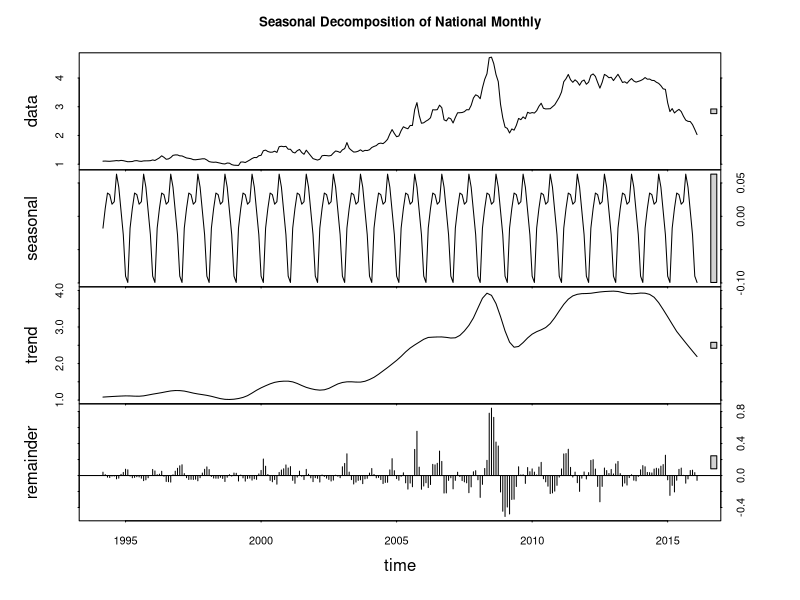
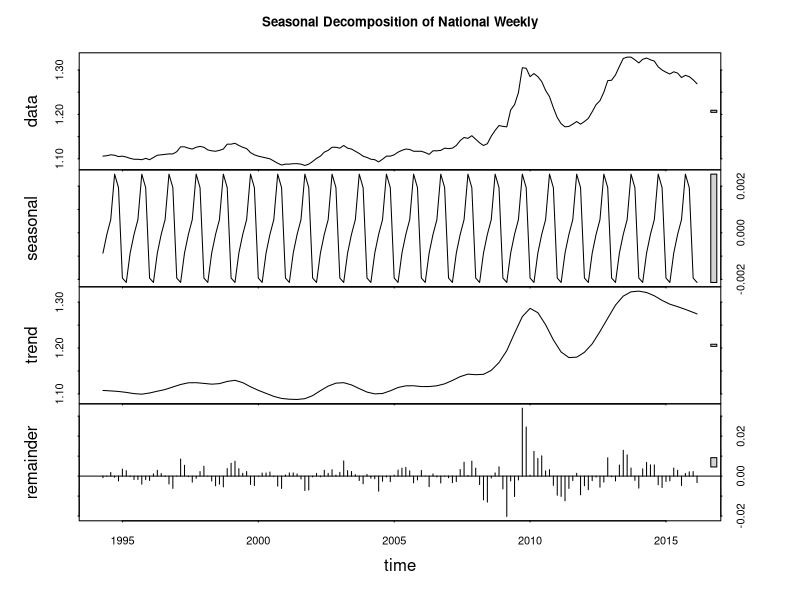
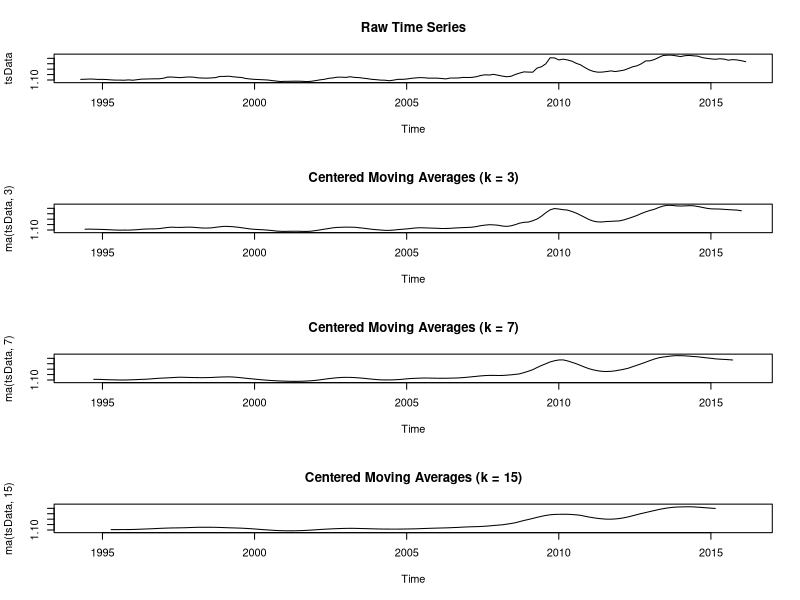
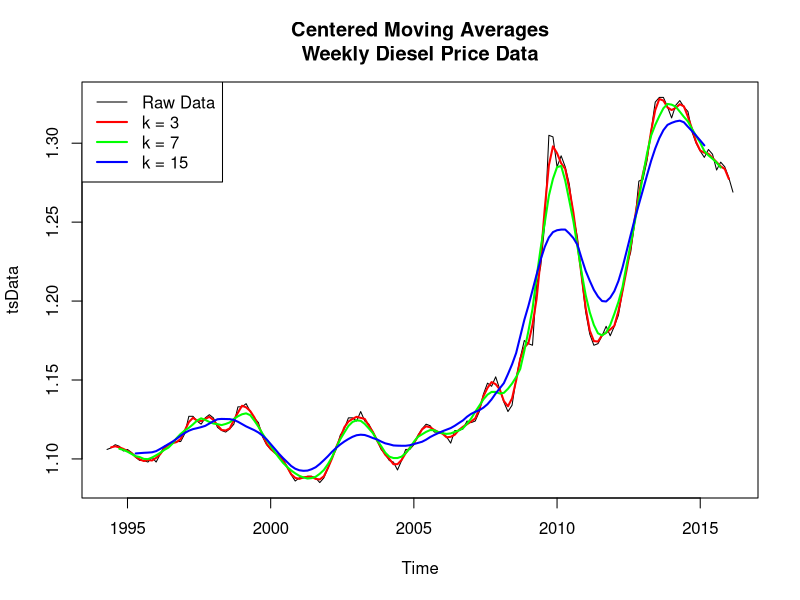
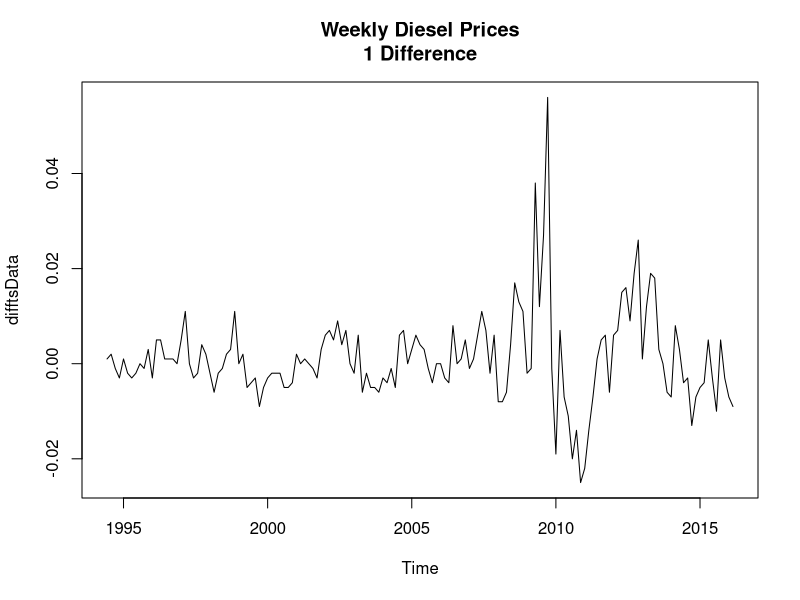
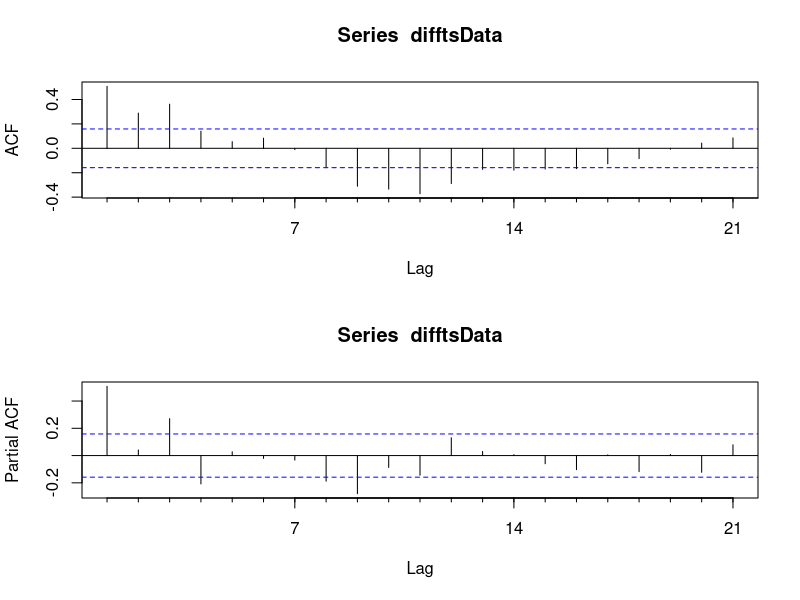
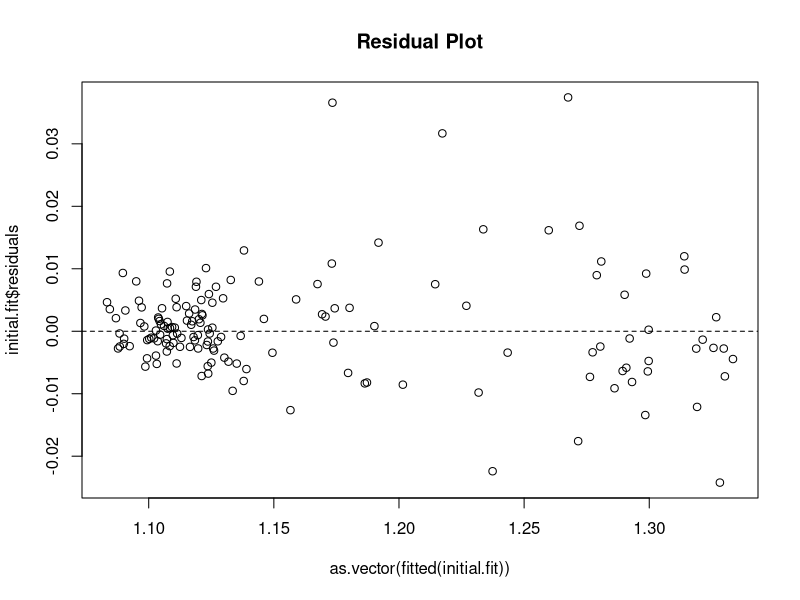
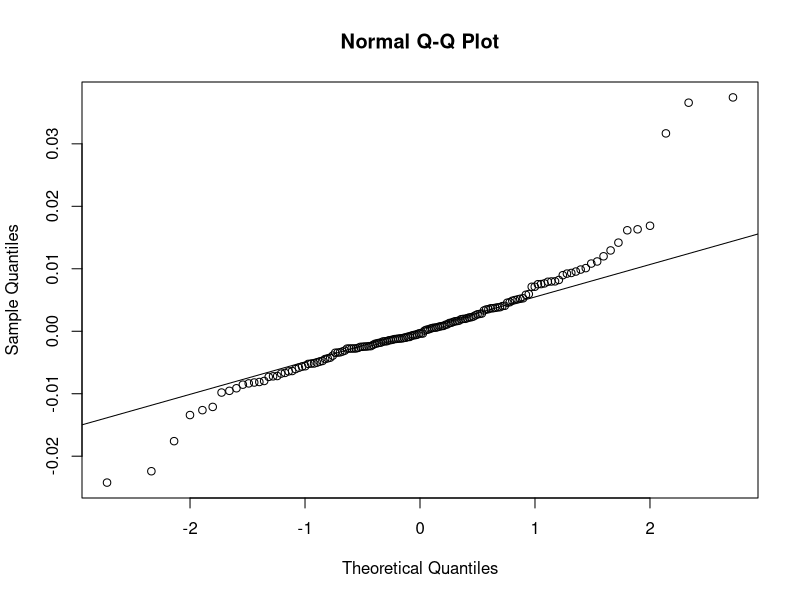

These figures' R source, in order: (Note: this script raises an error after producing the figures.)
library(forecast)
library(tseries)
library(xts)

#setwd("/Users/satishjoshi/DataBootcamp/ipython")
setwd("/Users/satishjoshi/DataBootcamp/bootcamp004_project/Project4-Machinelearning/uwonderiwander")
diesel_data_ts=read.csv("weekly_diesel.csv",  stringsAsFactors=FALSE)

diesel_data_ts$Date <- as.Date(as.character(diesel_data_ts$Date),format="%d-%b-%y")

dates <- diesel_data_ts$Date
national <- diesel_data_ts$EMD_EPD2D_PTE_NUS_DPG
values <- diesel_data_ts[, -1]
weekly <- diesel_data_ts$EMD_EPD2D_PTE_NUS_DPG
diesel_xts <- as.xts(values, order.by = as.Date(dates, "%d-%b-%y"))
diesel_weekly <- as.xts(weekly, order.by = as.Date(dates, "%d-%b-%y"))

diesel_national <- as.xts(national, order.by = as.Date(dates, "%d-%b-%y"))
diesel_national_monthly <- to.monthly(diesel_national)
dim(diesel_national_monthly)
start(diesel_national)
end(diesel_national)
str(diesel_national_monthly)
par(mfrow=c(2,1))



ts_vec = diesel_national_monthly$diesel_national.Open
x = as.matrix(ts_vec)
dim(x)
x = as.vector(unname(x))
tsData = ts(x, start=c(1994, 3), end=c(2016, 2), frequency = 12)
tsData
stl = stl(tsData, "periodic")
plot(stl, main = "Seasonal Decomposition of National Monthly")

x = as.matrix(diesel_national)
x = as.vector(unname(x))
tsData = ts(x, start=c(1994, 3, 21), end=c(2016, 2, 22), frequency = 7)
tsData
class(tsData)
stl = stl(tsData, "periodic")
plot(stl, main = "Seasonal Decomposition of National Weekly")

#Observing the effects of centered moving averages on the Nile dataset.
par(mfrow=c(4,1))

ylim = c(min(tsData), max(tsData))
plot(tsData, main = "Raw Time Series", ylim = ylim)
plot(ma(tsData, 3), main = "Centered Moving Averages (k = 3)", ylim = ylim)
plot(ma(tsData, 7), main = "Centered Moving Averages (k = 7)", ylim = ylim)
plot(ma(tsData, 15), main = "Centered Moving Averages (k = 15)", ylim = ylim)

par(mfrow=c(1,1))

plot(tsData, main = "Centered Moving Averages\nWeekly Diesel Price Data", ylim = ylim)
lines(ma(tsData, 3), col = "red", lwd = 2)
lines(ma(tsData, 7), col = "green", lwd = 2)
lines(ma(tsData, 15), col = "blue", lwd = 2)
legend("topleft",
       c("Raw Data", "k = 3", "k = 7", "k = 15"),
       col = c("black", "red", "green", "blue"),
       lwd = c(1, 2, 2, 2))

ndiffs(tsData)

difftsData = diff(tsData, differences = 1)
plot(difftsData, main = "Weekly Diesel Prices\n1 Difference")

adf.test(difftsData)

# Augmented Dickey-Fuller Test
# 
# data:  difftsData
# Dickey-Fuller = -3.8444, Lag order = 5, p-value = 0.01873
# alternative hypothesis: stationary

par(mfrow=c(2, 1))
Acf(difftsData)
Pacf(difftsData)
par(mfrow=c(1,1))

initial.fit = Arima(tsData, order = c(1, 1, 1))
initial.fit
summary(initial.fit)
(1 - pnorm(abs(initial.fit$coef)/sqrt(diag(initial.fit$var.coef))))*2

plot(as.vector(fitted(initial.fit)), initial.fit$residuals, #Constant variance seems ok.
     main = "Residual Plot")
abline(h = 0, lty = 2)

qqnorm(initial.fit$residuals) #Normality of the errors appears to be fine.
qqline(initial.fit$residuals)

Acf(initial.fit$residuals) #No significant autocorrelations.
Pacf(initial.fit$residuals) #No significant partial autocorrelations.

Box.test(initial.fit$residuals, type = "Ljung-Box")

future.values = forecast(initial.fit, 30, level = c(60, 80, 95))
future.values
plot(future.values)

auto.arima(tsData)

auto.arima(tsData, approximation = FALSE)

# > auto.arima(tsData)
# Series: tsData 
# ARIMA(1,1,4)                    
# 
# Coefficients:
#   ar1     ma1     ma2     ma3     ma4
# -0.6689  1.2725  0.6095  0.5733  0.4510
# s.e.   0.1150  0.1113  0.1282  0.1355  0.0837
# 
# sigma^2 estimated as 5.629e-05:  log likelihood=530.77
# AIC=-1049.55   AICc=-1048.97   BIC=-1031.36
# > auto.arima(tsData, approximation = FALSE)
# Series: tsData 
# ARIMA(4,1,2)(1,0,0)[7] with drift         
# 
# Coefficients:
#   ar1      ar2     ar3      ar4      ma1      ma2    sar1   drift
# 1.0147  -0.0005  0.2682  -0.4134  -0.5632  -0.3353  0.1637  0.0012
# s.e.  0.1588   0.2358  0.1319   0.0761   0.1733   0.1679  0.0935  0.0006
# 
# sigma^2 estimated as 5.441e-05:  log likelihood=533.39
# AIC=-1048.79   AICc=-1047.53   BIC=-1021.51
#https://www.kaggle.com/c/walmart-recruiting-store-sales-forecasting/forums/t/8033/simple-models-and-straight-averages

tsData[is.na(tsData)] <- 0
model <- tslm(tsData ~ trend + season)
fc <- forecast(model)
future.values2 = forecast(fc, 30, level = c(60, 80, 95))
future.values2
plot(future.values2)

                                  

# diesel_xts_monthly <- to.monthly(diesel_xts)
# 
# start(diesel_xts)
# end(diesel_xts)
# summary(diesel_xts)
# plot(diesel_xts)
# 
# start(diesel_xts_monthly)
# end(diesel_xts_monthly)
# summary(diesel_xts_monthly)
# plot(diesel_xts_monthly)
# stl(diesel_xts_monthly)
# 
# stl(diesel_weekly)
# head(as.ts(diesel_weekly))
# as.data.frame(diesel_xts)
# as.data.frame(diesel_xts_monthly)
# 
# # seasonplot(as.ts(diesel_weekly), ylab="$ million", xlab="Year", 
# #            main="Seasonal plot: antidiabetic drug sales", 
# #            year.labels=TRUE, year.labels.left=TRUE, col=1:20, pch=19)
# # monthplot(diesel_weekly,ylab="$ million",xlab="Month",xaxt="n",
# #           main="Seasonal deviation plot: antidiabetic drug sales")
# # axis(1,at=1:12,labels=month.abb,cex=0.8)
# # str(diesel_data_ts)
# plot(jitter(diesel_data_ts$EMD_EPD2D_PTE_NUS_DPG), jitter(diesel_data_ts$EMD_EPD2D_PTE_R10_DPG), xlab="US Average", ylab="East Coast")
# pairs(diesel_data_ts[,-1], pch=19)
# 
# lag.plot(diesel_weekly, lags=2, do.lines=TRUE)
# Acf(diesel_weekly)
# #Acf(diesel_xts)
# 
# beerfit1 <- meanf(diesel_weekly, h=11)
# beerfit2 <- naive(diesel_weekly, h=11)
# beerfit3 <- snaive(diesel_weekly, h=11)
# plot(beerfit1, plot.conf=FALSE, 
#      main="Forecasts for quarterly beer production")
# lines(beerfit2$mean,col=2)
# lines(beerfit3$mean,col=3)
# 
# plot(diesel_weekly, main="Dow Jones Index (daily ending 15 Jul 94)", 
#      ylab="", xlab="Day")
# res <- residuals(naive(diesel_weekly))
# plot(res, main="Residuals from naive method", 
#      ylab="", xlab="Day")
# Acf(res, main="ACF of residuals")
# hist(res, nclass="FD", main="Histogram of residuals")
# 
# Box.test(res, lag=10, fitdf=0)
# Box.test(res,lag=10, fitdf=0, type="Lj")
# 
# forecast(diesel_weekly)
#legend("topleft",lty=1,col=c(4,2,3),
#       legend=c("Mean method","Naive method","Seasonal naive method"))

# dygraph(diesel_xts, main = "Diesel Prices Across Regions") %>% 
#   dySeries("EMD_EPD2D_PTE_NUS_DPG", label = "US Average") %>%
#   dySeries("EMD_EPD2D_PTE_R10_DPG", label = "East Coast") %>%
#   dySeries("EMD_EPD2D_PTE_R1X_DPG", label = "New England") %>%
#   dySeries("EMD_EPD2D_PTE_R1Y_DPG", label = "Central Altlantic") %>%
#   dySeries("EMD_EPD2D_PTE_R1Z_DPG", label = "Lower Atlantic") %>%
#   dySeries("EMD_EPD2D_PTE_R20_DPG", label = "Mid West") %>%
#   dySeries("EMD_EPD2D_PTE_R30_DPG", label = "Gulf Coast") %>%
#   dySeries("EMD_EPD2D_PTE_R40_DPG", label = "Rocky Mountain") %>%
#   dySeries("EMD_EPD2D_PTE_R50_DPG", label = "West Coast") %>%
#   dySeries("EMD_EPD2D_PTE_SCA_DPG", label = "California") %>%
#   dyShading(from = "2008-2-11", to = "2009-1-5", color = "#CCEBD6") %>%
#   dyShading(from = "2014-9-14", to = "2015-2-16", color = "#FFE6E6") %>%
#   #  http://www.infoplease.com/world/events/2008/jun.html  
#   dyEvent("2008-02-01", "Economy Loses Jobs for the First Time in 52 Months", labelLoc = "bottom") %>%
#   dyOptions(stackedGraph = TRUE) %>%
#   dyRangeSelector() %>%
#   dyLegend(show = "follow")
